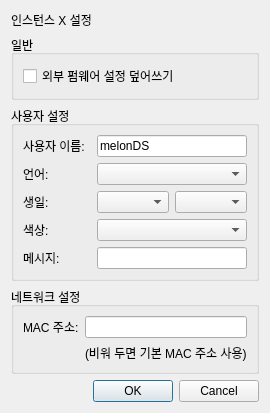
<?xml version="1.0" encoding="UTF-8"?>
<ui version="4.0">
 <class>FirmwareSettingsDialog</class>
 <widget class="QDialog" name="FirmwareSettingsDialog">
  <property name="geometry">
   <rect>
    <x>0</x>
    <y>0</y>
    <width>511</width>
    <height>357</height>
   </rect>
  </property>
  <property name="sizePolicy">
   <sizepolicy hsizetype="Fixed" vsizetype="Fixed">
    <horstretch>0</horstretch>
    <verstretch>0</verstretch>
   </sizepolicy>
  </property>
  <property name="windowTitle">
   <string>펌웨어 설정 - melonDS</string>
  </property>
  <layout class="QVBoxLayout" name="verticalLayout">
   <property name="sizeConstraint">
    <enum>QLayout::SetFixedSize</enum>
   </property>
   <item>
    <widget class="QLabel" name="lblInstanceNum">
     <property name="text">
      <string>인스턴스 X 설정</string>
     </property>
    </widget>
   </item>
   <item>
    <widget class="QGroupBox" name="grpGeneral">
     <property name="title">
      <string>일반</string>
     </property>
     <layout class="QGridLayout" name="gridLayout_3">
      <item row="0" column="0">
       <widget class="QCheckBox" name="overrideFirmwareBox">
        <property name="text">
         <string>외부 펌웨어 설정 덮어쓰기</string>
        </property>
       </widget>
      </item>
     </layout>
    </widget>
   </item>
   <item>
    <widget class="QGroupBox" name="grpUserSettings">
     <property name="title">
      <string>사용자 설정</string>
     </property>
     <layout class="QGridLayout" name="gridLayout">
      <property name="leftMargin">
       <number>9</number>
      </property>
      <property name="topMargin">
       <number>9</number>
      </property>
      <property name="rightMargin">
       <number>9</number>
      </property>
      <property name="bottomMargin">
       <number>9</number>
      </property>
      <item row="2" column="1">
       <widget class="QComboBox" name="cbxBirthdayDay"/>
      </item>
      <item row="2" column="2">
       <widget class="QComboBox" name="cbxBirthdayMonth"/>
      </item>
      <item row="0" column="1" colspan="2">
       <widget class="QLineEdit" name="usernameEdit">
        <property name="text">
         <string>melonDS</string>
        </property>
        <property name="maxLength">
         <number>10</number>
        </property>
        <property name="clearButtonEnabled">
         <bool>false</bool>
        </property>
       </widget>
      </item>
      <item row="0" column="0">
       <widget class="QLabel" name="usernameLabel">
        <property name="text">
         <string>사용자 이름:</string>
        </property>
       </widget>
      </item>
      <item row="4" column="0">
       <widget class="QLabel" name="label_3">
        <property name="text">
         <string>메시지:</string>
        </property>
       </widget>
      </item>
      <item row="3" column="1" colspan="2">
       <widget class="QComboBox" name="colorsEdit"/>
      </item>
      <item row="3" column="0">
       <widget class="QLabel" name="label_2">
        <property name="text">
         <string>색상:</string>
        </property>
       </widget>
      </item>
      <item row="1" column="0">
       <widget class="QLabel" name="label">
        <property name="text">
         <string>언어:</string>
        </property>
       </widget>
      </item>
      <item row="2" column="0">
       <widget class="QLabel" name="label_4">
        <property name="text">
         <string>생일:</string>
        </property>
       </widget>
      </item>
      <item row="4" column="1" colspan="2">
       <widget class="QLineEdit" name="messageEdit"/>
      </item>
      <item row="1" column="1" colspan="2">
       <widget class="QComboBox" name="languageBox"/>
      </item>
     </layout>
    </widget>
   </item>
   <item>
    <widget class="QGroupBox" name="grpWifiSettings">
     <property name="title">
      <string>네트워크 설정</string>
     </property>
     <layout class="QGridLayout" name="gridLayout_2">
      <item row="0" column="0">
       <widget class="QLabel" name="label_5">
        <property name="text">
         <string>MAC 주소:</string>
        </property>
       </widget>
      </item>
      <item row="0" column="1">
       <widget class="QLineEdit" name="txtMAC">
        <property name="maxLength">
         <number>17</number>
        </property>
       </widget>
      </item>
      <item row="1" column="1">
       <widget class="QLabel" name="label_6">
        <property name="text">
         <string>(비워 두면 기본 MAC 주소 사용)</string>
        </property>
       </widget>
      </item>
     </layout>
    </widget>
   </item>
   <item>
    <widget class="QDialogButtonBox" name="dialogButtons">
     <property name="orientation">
      <enum>Qt::Horizontal</enum>
     </property>
     <property name="standardButtons">
      <set>QDialogButtonBox::Cancel|QDialogButtonBox::Ok</set>
     </property>
    </widget>
   </item>
  </layout>
 </widget>
 <tabstops>
  <tabstop>overrideFirmwareBox</tabstop>
  <tabstop>usernameEdit</tabstop>
  <tabstop>languageBox</tabstop>
  <tabstop>cbxBirthdayDay</tabstop>
  <tabstop>cbxBirthdayMonth</tabstop>
  <tabstop>colorsEdit</tabstop>
  <tabstop>messageEdit</tabstop>
  <tabstop>txtMAC</tabstop>
 </tabstops>
 <resources/>
 <connections>
  <connection>
   <sender>dialogButtons</sender>
   <signal>accepted()</signal>
   <receiver>FirmwareSettingsDialog</receiver>
   <slot>accept()</slot>
   <hints>
    <hint type="sourcelabel">
     <x>255</x>
     <y>250</y>
    </hint>
    <hint type="destinationlabel">
     <x>255</x>
     <y>135</y>
    </hint>
   </hints>
  </connection>
  <connection>
   <sender>dialogButtons</sender>
   <signal>rejected()</signal>
   <receiver>FirmwareSettingsDialog</receiver>
   <slot>reject()</slot>
   <hints>
    <hint type="sourcelabel">
     <x>255</x>
     <y>250</y>
    </hint>
    <hint type="destinationlabel">
     <x>255</x>
     <y>135</y>
    </hint>
   </hints>
  </connection>
 </connections>
</ui>
